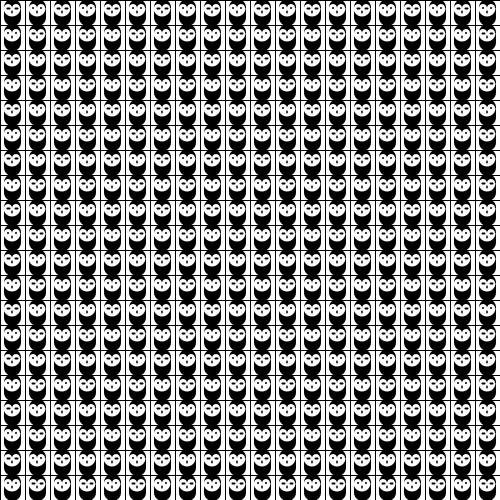
Frame 1 (no input)
Frame 2 (the mouse pressed at the canvas centre, redrawn once): identical to frame 1, image omitted

The Processing sketch that drew this single still picture (run headless with seeded random() and noise(); the mouse was pressed at the canvas centre and the sketch redrawn once):

// Processing sketch: processing_164470
// ── processing_164470.pde

int cellSize = 25;
boolean owlType = true;
int owlX = cellSize/2;
int owlY = cellSize/2;
int owlWeight = 17;
int owlSize = 10;

void setup() {
  size(500, 500);
  smooth();
  noLoop();
}

void draw() {
  background(204);
  stroke(0);
  strokeWeight(1);
  fill(255);
  
  
  for (int j = 1; j < height; j = j + cellSize) { //draws a row
  for (int i = 1; i < width; i = i + cellSize) { //draws a column
  
    owlType = !owlType; //changes the owlType everytime the loops draws
    
    stroke(0); //making sure the draw type is ok
    strokeWeight(1); //making sure the draw type is ok
    fill(255); //making sure the draw type is ok
    
    rect(j-1, i-1, cellSize, cellSize);//draws the actual square
    drawOwl(owlX+j-1, owlY+i-1, owlWeight, owlSize, owlType); //draws the owl
  }
 owlType = !owlType; //eachtime the colums draws, it makes sure to switch the owl type
}
}


void drawOwl(int x, int y, int owlWeight, int owlSize, boolean eyeType) {
  drawBody(x, y, owlWeight, owlSize); //draw the bold part of the body
  drawChin(x, y, owlWeight);  //draws the chin 
  drawEyes(x, y, owlWeight, eyeType);  //draw both eyes and back part of the eyes
  drawBeak(x, y, owlSize/10);   //draws the beak
}


void drawBody(int x, int y, int owlWeight, int owlSize) {
  stroke(0);
  strokeWeight(owlWeight); //set the width of the owl
  line(x, y-owlSize/2, x, y+owlSize/2); // uses the x and Y coordinate to set the position and the size to give the hieght
}

void drawChin(int x, int y, int owlWeight) {
  noStroke();
  fill(255);  
  arc(x, y-owlWeight/4, owlWeight, owlWeight, 0, PI); // Chin -
}

void drawBeak(int x, int y, int noseSize) {
  noStroke();
  fill(0); 
  quad(x, y-noseSize*2, x-noseSize, y, x, y+noseSize*2, x+noseSize, y); // Beak - adjusted the Y value to get a losange
}


void drawEyes(int x, int y, int size, boolean eyeType) {
  noStroke();
  fill(255);
  ellipse(x-size/4, y-size/4, size/2, size/2); // Left eye dome
  ellipse(x+size/4, y-size/4, size/2, size/2); // Right eye dome
  fill(0);
  if (eyeType) {
    ellipse(x-size/4, y-size/4, size/8, size/8); // Left eye same X Y placement coordinates as the white eyes, but the size changes
    ellipse(x+size/4, y-size/4, size/8, size/8); // Right eye same as left eyes.
  } 
  else {
    stroke(0);
    strokeWeight(2);
    line(x-size/4-1, y-size/4, x-size/4+1, y-size/4);
    line(x+size/4-1, y-size/4, x+size/4+1, y-size/4);
  }
}
